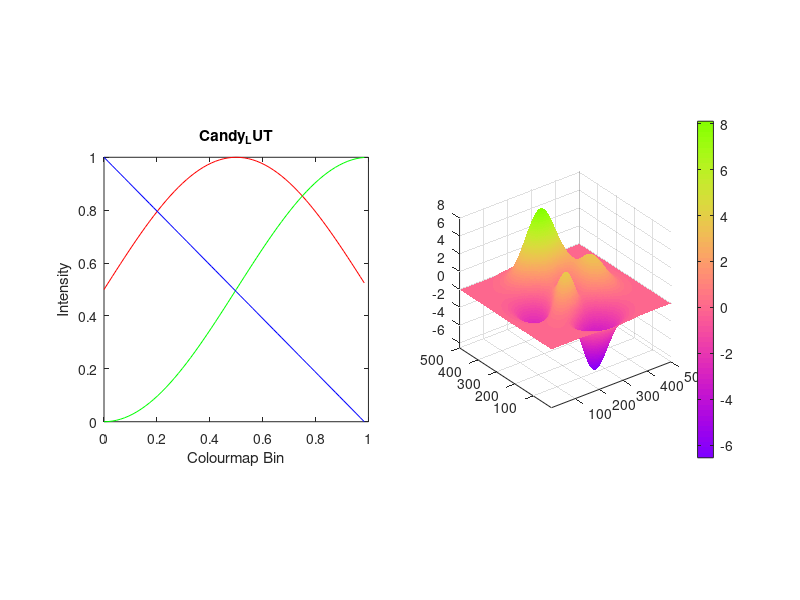

Source code (MATLAB):
filename = 'Candy_LUT';

do_inverted = false;

%% Colourmap specifications:
   Fs = 64;                   % total samples (colormap bins)
   dt = 1/Fs;                   % bin-width
   t = (0:dt:1-dt)';     % array of samples
   
%% Create channels:
   Fc = 0.5;                     % frequency, set to half a period
   
   r = 0.5 * (sin(2*pi*Fc *t) + 1);
   g = 0.5 * (-cos(2*pi*Fc*t) + 1);
   b = linspace(1,0,Fs)';

% generate a brightness gradient
% for Candy:        Min=0.5 Max=1.0
% for CandyBright:  Min=1.0 Max=1.0 Use the regular LUT for printing on dark backgrounds
% for Candy_inv:    Min=1.0 Max=0.5 Use the inverted LUT for printing on
% white backgrounds, i.e. construct your image with a black background and
% invert the image afterwards, such us SMLM reconstructions...
BrightnessMin=1;
BrightnessMax=1;

gs_mask = linspace(BrightnessMin,BrightnessMax,Fs)';

r = r .* gs_mask;
g = g .* gs_mask;
b = b .* gs_mask;

if do_inverted
    r = 1 - r;
    g = 1 - g;
    b = 1 - b;
    filename = [filename, '_inverted'];
end
   
   % Plot the channels
   figure('Position',[100 100 1200 400]);
   subplot(1,2,1)
   plot(t,r,'r');
   hold on
   plot(t,g,'g');
   xlabel('Colourmap Bin');
   ylabel('Intensity');
   title(filename);
   zoom xon;
   plot(t,b,'b');
   axis square
   
   cmap = horzcat(r,g,b);
   
   subplot(1,2,2)
    surf(peaks(500), 'EdgeColor', 'none')
    colormap(cmap);
    axis square tight
    colorbar
     axis square
     saveas(gcf,[filename,'.png'])
     
% convert to 8-bit RGB values (n.b. check LUT_bins matches your intent!
% i.e. set to 256 for 8-bit indexed images)
CustomColorMap_8bit = floor(cmap * 255);
csvwrite([filename,'.csv'],CustomColorMap_8bit);